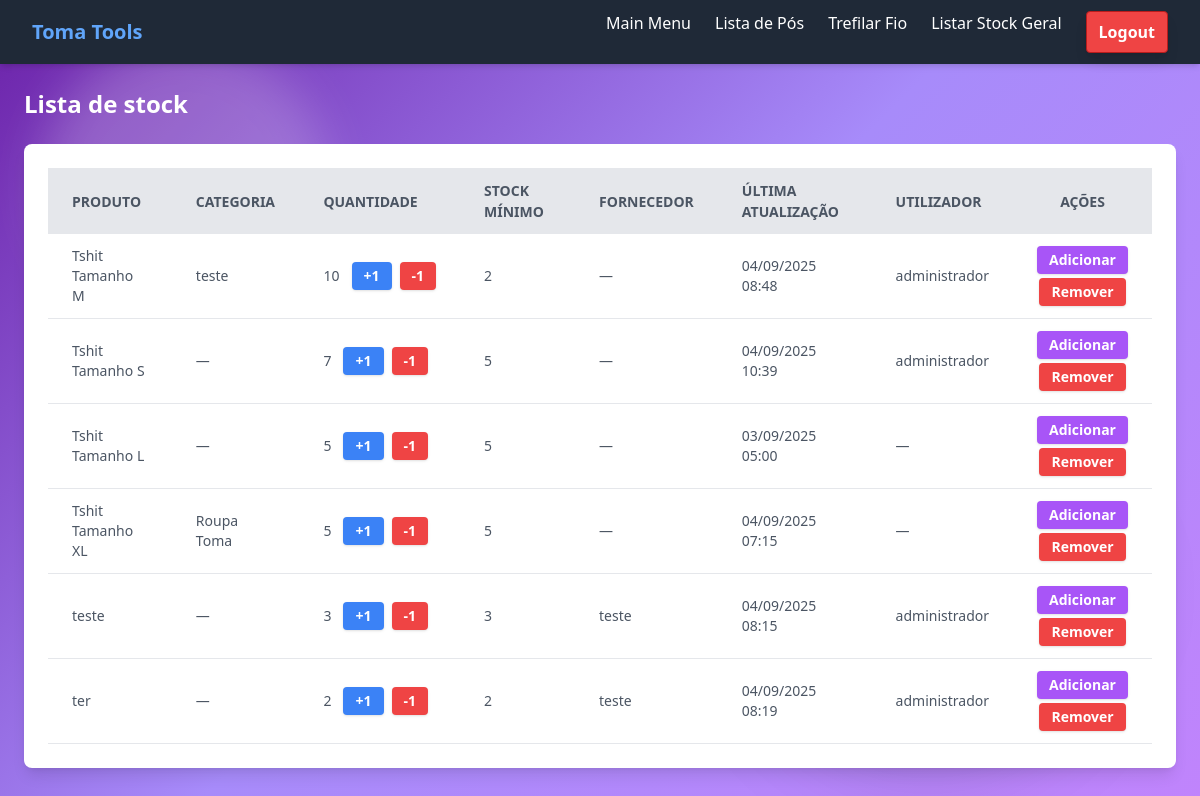
/listar_stock/ (signed in), run on the app's committed database.
### management/models.py (models this page shows, shortened)
class Stock(models.Model):
    product = models.CharField(max_length=40)
    quantity = models.IntegerField()
    min_stock = models.IntegerField()
    categoria = models.ForeignKey(CategoriaProduto, on_delete=models.CASCADE, null=True, blank=True)
    fornecedor = models.ForeignKey(Fornecedor, on_delete=models.CASCADE, null=True, blank=True)
    date_added = models.DateTimeField(auto_now_add=True)
    updated_at = models.DateTimeField(auto_now=True)
    user = models.ForeignKey(User, on_delete=models.CASCADE, null=True, blank=True)

class CategoriaProduto(models.Model):
    nome = models.CharField(max_length=100)
    descricao = models.TextField(blank=True, null=True)

class Fornecedor(models.Model):
    nome = models.CharField(max_length=40)
    ref_fornecedor = models.CharField(max_length=14, blank=True, null=True)
    email = models.EmailField(blank=True, null=True)
    telefone = models.CharField(max_length=15, blank=True, null=True)

### management/views.py (the view, shortened to what this page needs)
# urls.py: path('listar_stock/', views.listar_stock, name='listar_stock'),
def listar_stock(request):
    stock = Stock.objects.all()
    fornecedor = Fornecedor.objects.all()
    return render(request, 'management/listar_stock.html', {'stock': stock, 'fornecedor': fornecedor})

### management/templates/management/listar_stock.html (shortened to what this page needs)
{% extends 'management/base.html' %}
{% load static %}
{% block content %}
<h1 class="text-2xl font-bold text-white mb-6">Lista de stock</h1>
<div class="overflow-x-auto w-full max-w-7xl bg-white rounded-lg shadow-lg p-6">
  <table id="stockTable" class="min-w-full table-auto">
    <thead>
      <tr class="bg-gray-200 text-gray-600 uppercase text-sm leading-normal">
        <th class="py-3 px-6 text-left">Produto</th>
        <th class="py-3 px-6 text-left">Categoria</th>
        <th class="py-3 px-6 text-left">Quantidade</th>
        <th class="py-3 px-6 text-left">Stock Mínimo</th>
        <th class="py-3 px-6 text-left">Fornecedor</th>
        <th class="py-3 px-6 text-left">Última Atualização</th>
        <th class="py-3 px-6 text-left">Utilizador</th>
        <th class="py-3 px-6 text-center">Ações</th>
      </tr>
    </thead>
    <tbody class="text-gray-600 text-sm font-light">
      {% for item in stock %}
      <tr class="border-b border-gray-200 hover:bg-gray-100">
        <td class="py-3 px-6 text-left">
          {{ item.product }}
        </td>
        <td class="py-3 px-6 text-left">
            {{ item.categoria.nome|default:"—" }}
        </td>
        <td class="py-3 px-6 text-left">
          <div class="flex items-center gap-3">
            <span class="font-medium">{{ item.quantity }}</span>
            <form method="post" class="inline-flex items-center gap-2">
              <button type="submit" name="increment"
                      class="bg-blue-500 hover:bg-blue-600 text-white font-semibold px-3 py-1 rounded shadow">
                +1
              </button>
              <button type="submit" name="decrement"
                      class="bg-red-500 hover:bg-red-600 text-white font-semibold px-3 py-1 rounded shadow">
                -1
              </button>
            </form>
          </div>
        </td>
        <td class="py-3 px-6 text-left">
          {{ item.min_stock }}
        </td>
        <td class="py-3 px-6 text-left">
          {{ item.fornecedor.nome|default:"—" }}
        </td>
        <td class="py-3 px-6 text-left">
          {{ item.updated_at|date:"d/m/Y H:i" }}
        </td>
        <td class="py-3 px-6 text-left">
          {{ item.user.username|default:"—" }}
        </td>
        <td class="py-3 px-6 text-center">
          <div class="flex flex-col items-center space-y-1">
            <a href="{% url 'adicionar_stock' item.id %}"
               class="bg-purple-500 hover:bg-purple-600 text-white font-semibold px-3 py-1 rounded shadow">
              Adicionar
            </a>
            <a href="{% url 'remover_stock' item.id %}"
               class="bg-red-500 hover:bg-red-600 text-white font-semibold px-3 py-1 rounded shadow">
              Remover
            </a>
          </div>
        </td>
      </tr>
      {% empty %}
      <tr>
        <td colspan="8" class="py-3 px-6 text-center">Nenhum produto encontrado.</td>
      </tr>
      {% endfor %}
    </tbody>
  </table>
</div>
{% endblock %}

### data on the page
Stock: product "Tshit Tamanho M", categoria.nome "teste", quantity "10", min_stock "2", fornecedor.nome "—", updated_at "04/09/2025 08:48", user.username "administrador"
Stock: product "Tshit Tamanho S", categoria.nome "—", quantity "7", min_stock "5", fornecedor.nome "—", updated_at "04/09/2025 10:39", user.username "administrador"
Stock: product "Tshit Tamanho L", categoria.nome "—", quantity "5", min_stock "5", fornecedor.nome "—", updated_at "03/09/2025 05:00", user.username "—"
Stock: product "Tshit Tamanho XL", categoria.nome "Roupa Toma", quantity "5", min_stock "5", fornecedor.nome "—", updated_at "04/09/2025 07:15", user.username "—"
Stock: product "teste", categoria.nome "—", quantity "3", min_stock "3", fornecedor.nome "teste", updated_at "04/09/2025 08:15", user.username "administrador"
Stock: product "ter", categoria.nome "—", quantity "2", min_stock "2", fornecedor.nome "teste", updated_at "04/09/2025 08:19", user.username "administrador"
